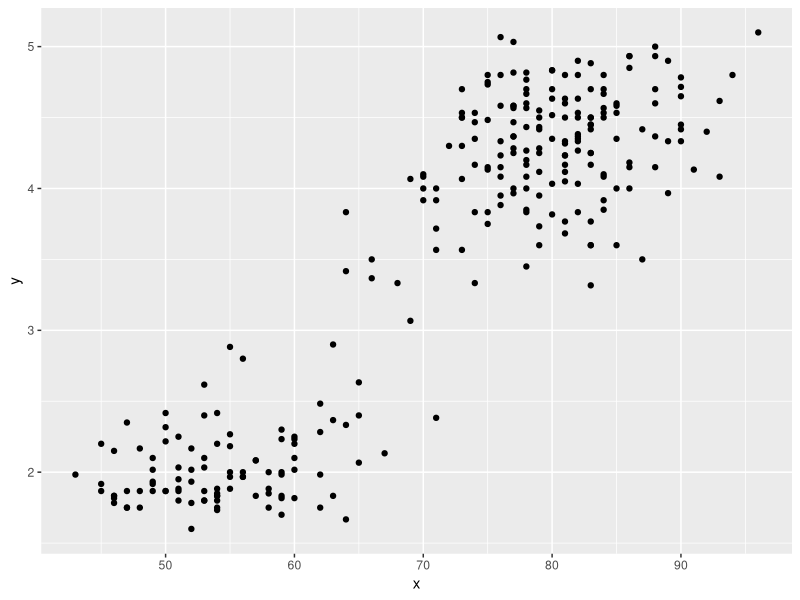
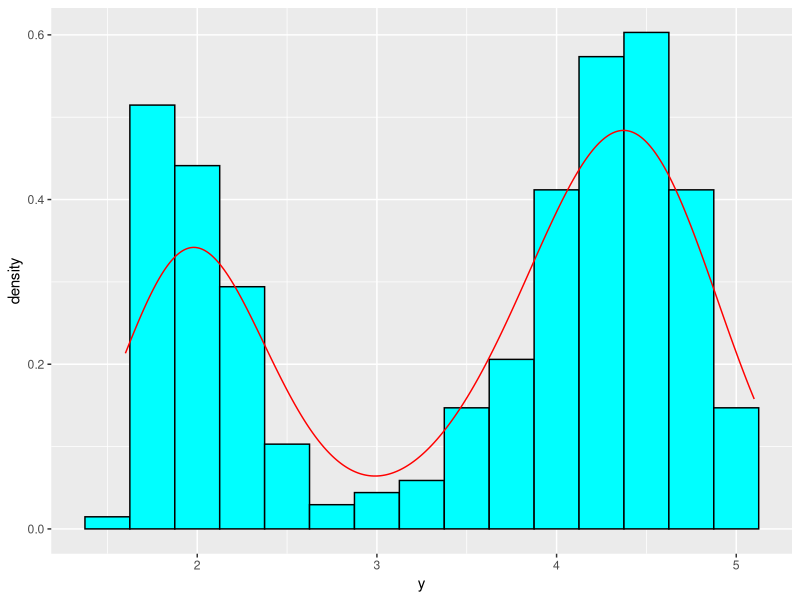

Recreate these plots in R, in order.
library(ggplot2)

df <- data.frame(x=faithful$waiting,y=faithful$eruptions)
ggplot(df, aes(x=x, y=y)) + geom_point()

p <- ggplot(df) + 
  geom_histogram(aes(x=y, y=..density..),
                 binwidth=0.25, fill="cyan", color="black")
p + geom_density(data=faithful,aes(x=eruptions), color="red")

df <- data.frame(x=faithful$eruptions)


#logL<-NULL; mus<-seq(min(df$x),max(df$x),length=100); mu<- 1

#logLike <- function(mu,data=df$x){sum(dnorm(df$x,mu))}
#max.logL <- optim(1,logLike,df$x,control=list(fnscale=-1))

#for(i in 1:length(mus)){logL[i]<-logLike(mus[i],df$x)}
